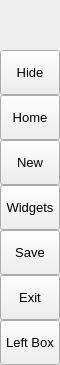
        <widget class="QFrame" name="leftMenuBg">
         <property name="minimumSize">
          <size>
           <width>60</width>
           <height>0</height>
          </size>
         </property>
         <property name="maximumSize">
          <size>
           <width>60</width>
           <height>16777215</height>
          </size>
         </property>
         <property name="frameShape">
          <enum>QFrame::NoFrame</enum>
         </property>
         <property name="frameShadow">
          <enum>QFrame::Raised</enum>
         </property>
         <layout class="QVBoxLayout" name="verticalLayout_3">
          <property name="spacing">
           <number>0</number>
          </property>
          <property name="leftMargin">
           <number>0</number>
          </property>
          <property name="topMargin">
           <number>0</number>
          </property>
          <property name="rightMargin">
           <number>0</number>
          </property>
          <property name="bottomMargin">
           <number>0</number>
          </property>
          <item>
           <widget class="QFrame" name="topLogoInfo">
            <property name="minimumSize">
             <size>
              <width>0</width>
              <height>50</height>
             </size>
            </property>
            <property name="maximumSize">
             <size>
              <width>16777215</width>
              <height>50</height>
             </size>
            </property>
            <property name="frameShape">
             <enum>QFrame::NoFrame</enum>
            </property>
            <property name="frameShadow">
             <enum>QFrame::Raised</enum>
            </property>
            <widget class="QFrame" name="topLogo">
             <property name="geometry">
              <rect>
               <x>10</x>
               <y>5</y>
               <width>42</width>
               <height>42</height>
              </rect>
             </property>
             <property name="minimumSize">
              <size>
               <width>42</width>
               <height>42</height>
              </size>
             </property>
             <property name="maximumSize">
              <size>
               <width>42</width>
               <height>42</height>
              </size>
             </property>
             <property name="frameShape">
              <enum>QFrame::NoFrame</enum>
             </property>
             <property name="frameShadow">
              <enum>QFrame::Raised</enum>
             </property>
            </widget>
            <widget class="QLabel" name="titleLeftApp">
             <property name="geometry">
              <rect>
               <x>70</x>
               <y>8</y>
               <width>160</width>
               <height>20</height>
              </rect>
             </property>
             <property name="font">
              <font>
               <family>Segoe UI Semibold</family>
               <pointsize>12</pointsize>
               <italic>false</italic>
               <bold>false</bold>
              </font>
             </property>
             <property name="text">
              <string>PyDracula</string>
             </property>
             <property name="alignment">
              <set>Qt::AlignLeading|Qt::AlignLeft|Qt::AlignTop</set>
             </property>
            </widget>
            <widget class="QLabel" name="titleLeftDescription">
             <property name="geometry">
              <rect>
               <x>70</x>
               <y>27</y>
               <width>160</width>
               <height>16</height>
              </rect>
             </property>
             <property name="maximumSize">
              <size>
               <width>16777215</width>
               <height>16</height>
              </size>
             </property>
             <property name="font">
              <font>
               <family>Segoe UI</family>
               <pointsize>8</pointsize>
               <italic>false</italic>
               <bold>false</bold>
              </font>
             </property>
             <property name="text">
              <string>Modern GUI / Flat Style</string>
             </property>
             <property name="alignment">
              <set>Qt::AlignLeading|Qt::AlignLeft|Qt::AlignTop</set>
             </property>
            </widget>
           </widget>
          </item>
          <item>
           <widget class="QFrame" name="leftMenuFrame">
            <property name="frameShape">
             <enum>QFrame::NoFrame</enum>
            </property>
            <property name="frameShadow">
             <enum>QFrame::Raised</enum>
            </property>
            <layout class="QVBoxLayout" name="verticalMenuLayout">
             <property name="spacing">
              <number>0</number>
             </property>
             <property name="leftMargin">
              <number>0</number>
             </property>
             <property name="topMargin">
              <number>0</number>
             </property>
             <property name="rightMargin">
              <number>0</number>
             </property>
             <property name="bottomMargin">
              <number>0</number>
             </property>
             <item>
              <widget class="QFrame" name="toggleBox">
               <property name="maximumSize">
                <size>
                 <width>16777215</width>
                 <height>45</height>
                </size>
               </property>
               <property name="frameShape">
                <enum>QFrame::NoFrame</enum>
               </property>
               <property name="frameShadow">
                <enum>QFrame::Raised</enum>
               </property>
               <layout class="QVBoxLayout" name="verticalLayout_4">
                <property name="spacing">
                 <number>0</number>
                </property>
                <property name="leftMargin">
                 <number>0</number>
                </property>
                <property name="topMargin">
                 <number>0</number>
                </property>
                <property name="rightMargin">
                 <number>0</number>
                </property>
                <property name="bottomMargin">
                 <number>0</number>
                </property>
                <item>
                 <widget class="QPushButton" name="toggleButton">
                  <property name="sizePolicy">
                   <sizepolicy hsizetype="Expanding" vsizetype="Fixed">
                    <horstretch>0</horstretch>
                    <verstretch>0</verstretch>
                   </sizepolicy>
                  </property>
                  <property name="minimumSize">
                   <size>
                    <width>0</width>
                    <height>45</height>
                   </size>
                  </property>
                  <property name="font">
                   <font>
                    <family>Segoe UI</family>
                    <pointsize>10</pointsize>
                    <italic>false</italic>
                    <bold>false</bold>
                   </font>
                  </property>
                  <property name="cursor">
                   <cursorShape>PointingHandCursor</cursorShape>
                  </property>
                  <property name="layoutDirection">
                   <enum>Qt::LeftToRight</enum>
                  </property>
                  <property name="styleSheet">
                   <string notr="true">background-image: url(:/icons/images/icons/icon_menu.png);</string>
                  </property>
                  <property name="text">
                   <string>Hide</string>
                  </property>
                 </widget>
                </item>
               </layout>
              </widget>
             </item>
             <item alignment="Qt::AlignTop">
              <widget class="QFrame" name="topMenu">
               <property name="frameShape">
                <enum>QFrame::NoFrame</enum>
               </property>
               <property name="frameShadow">
                <enum>QFrame::Raised</enum>
               </property>
               <layout class="QVBoxLayout" name="verticalLayout_8">
                <property name="spacing">
                 <number>0</number>
                </property>
                <property name="leftMargin">
                 <number>0</number>
                </property>
                <property name="topMargin">
                 <number>0</number>
                </property>
                <property name="rightMargin">
                 <number>0</number>
                </property>
                <property name="bottomMargin">
                 <number>0</number>
                </property>
                <item>
                 <widget class="QPushButton" name="btn_home">
                  <property name="sizePolicy">
                   <sizepolicy hsizetype="Expanding" vsizetype="Fixed">
                    <horstretch>0</horstretch>
                    <verstretch>0</verstretch>
                   </sizepolicy>
                  </property>
                  <property name="minimumSize">
                   <size>
                    <width>0</width>
                    <height>45</height>
                   </size>
                  </property>
                  <property name="font">
                   <font>
                    <family>Segoe UI</family>
                    <pointsize>10</pointsize>
                    <italic>false</italic>
                    <bold>false</bold>
                   </font>
                  </property>
                  <property name="cursor">
                   <cursorShape>PointingHandCursor</cursorShape>
                  </property>
                  <property name="layoutDirection">
                   <enum>Qt::LeftToRight</enum>
                  </property>
                  <property name="styleSheet">
                   <string notr="true">background-image: url(:/icons/images/icons/cil-home.png);</string>
                  </property>
                  <property name="text">
                   <string>Home</string>
                  </property>
                 </widget>
                </item>
                <item>
                 <widget class="QPushButton" name="btn_new">
                  <property name="sizePolicy">
                   <sizepolicy hsizetype="Expanding" vsizetype="Fixed">
                    <horstretch>0</horstretch>
                    <verstretch>0</verstretch>
                   </sizepolicy>
                  </property>
                  <property name="minimumSize">
                   <size>
                    <width>0</width>
                    <height>45</height>
                   </size>
                  </property>
                  <property name="font">
                   <font>
                    <family>Segoe UI</family>
                    <pointsize>10</pointsize>
                    <italic>false</italic>
                    <bold>false</bold>
                   </font>
                  </property>
                  <property name="cursor">
                   <cursorShape>PointingHandCursor</cursorShape>
                  </property>
                  <property name="layoutDirection">
                   <enum>Qt::LeftToRight</enum>
                  </property>
                  <property name="styleSheet">
                   <string notr="true">background-image: url(:/icons/images/icons/cil-paper-plane.png);</string>
                  </property>
                  <property name="text">
                   <string>New</string>
                  </property>
                 </widget>
                </item>
                <item>
                 <widget class="QPushButton" name="btn_widgets">
                  <property name="sizePolicy">
                   <sizepolicy hsizetype="Expanding" vsizetype="Fixed">
                    <horstretch>0</horstretch>
                    <verstretch>0</verstretch>
                   </sizepolicy>
                  </property>
                  <property name="minimumSize">
                   <size>
                    <width>0</width>
                    <height>45</height>
                   </size>
                  </property>
                  <property name="font">
                   <font>
                    <family>Segoe UI</family>
                    <pointsize>10</pointsize>
                    <italic>false</italic>
                    <bold>false</bold>
                   </font>
                  </property>
                  <property name="cursor">
                   <cursorShape>PointingHandCursor</cursorShape>
                  </property>
                  <property name="layoutDirection">
                   <enum>Qt::LeftToRight</enum>
                  </property>
                  <property name="autoFillBackground">
                   <bool>false</bool>
                  </property>
                  <property name="styleSheet">
                   <string notr="true">background-image: url(:/icons/images/icons/cil-action-undo);</string>
                  </property>
                  <property name="text">
                   <string>Widgets</string>
                  </property>
                 </widget>
                </item>
                <item>
                 <widget class="QPushButton" name="btn_save">
                  <property name="sizePolicy">
                   <sizepolicy hsizetype="Expanding" vsizetype="Fixed">
                    <horstretch>0</horstretch>
                    <verstretch>0</verstretch>
                   </sizepolicy>
                  </property>
                  <property name="minimumSize">
                   <size>
                    <width>0</width>
                    <height>45</height>
                   </size>
                  </property>
                  <property name="font">
                   <font>
                    <family>Segoe UI</family>
                    <pointsize>10</pointsize>
                    <italic>false</italic>
                    <bold>false</bold>
                   </font>
                  </property>
                  <property name="cursor">
                   <cursorShape>PointingHandCursor</cursorShape>
                  </property>
                  <property name="layoutDirection">
                   <enum>Qt::LeftToRight</enum>
                  </property>
                  <property name="styleSheet">
                   <string notr="true">background-image: url(:/icons/images/icons/cil-save.png)</string>
                  </property>
                  <property name="text">
                   <string>Save</string>
                  </property>
                 </widget>
                </item>
                <item>
                 <widget class="QPushButton" name="btn_exit">
                  <property name="sizePolicy">
                   <sizepolicy hsizetype="Expanding" vsizetype="Fixed">
                    <horstretch>0</horstretch>
                    <verstretch>0</verstretch>
                   </sizepolicy>
                  </property>
                  <property name="minimumSize">
                   <size>
                    <width>0</width>
                    <height>45</height>
                   </size>
                  </property>
                  <property name="font">
                   <font>
                    <family>Segoe UI</family>
                    <pointsize>10</pointsize>
                    <italic>false</italic>
                    <bold>false</bold>
                   </font>
                  </property>
                  <property name="cursor">
                   <cursorShape>PointingHandCursor</cursorShape>
                  </property>
                  <property name="layoutDirection">
                   <enum>Qt::LeftToRight</enum>
                  </property>
                  <property name="styleSheet">
                   <string notr="true">background-image: url(:/icons/images/icons/cil-x.png);</string>
                  </property>
                  <property name="text">
                   <string>Exit</string>
                  </property>
                 </widget>
                </item>
               </layout>
              </widget>
             </item>
             <item alignment="Qt::AlignBottom">
              <widget class="QFrame" name="bottomMenu">
               <property name="frameShape">
                <enum>QFrame::NoFrame</enum>
               </property>
               <property name="frameShadow">
                <enum>QFrame::Raised</enum>
               </property>
               <layout class="QVBoxLayout" name="verticalLayout_9">
                <property name="spacing">
                 <number>0</number>
                </property>
                <property name="leftMargin">
                 <number>0</number>
                </property>
                <property name="topMargin">
                 <number>0</number>
                </property>
                <property name="rightMargin">
                 <number>0</number>
                </property>
                <property name="bottomMargin">
                 <number>0</number>
                </property>
                <item>
                 <widget class="QPushButton" name="toggleLeftBox">
                  <property name="sizePolicy">
                   <sizepolicy hsizetype="Expanding" vsizetype="Fixed">
                    <horstretch>0</horstretch>
                    <verstretch>0</verstretch>
                   </sizepolicy>
                  </property>
                  <property name="minimumSize">
                   <size>
                    <width>0</width>
                    <height>45</height>
                   </size>
                  </property>
                  <property name="font">
                   <font>
                    <family>Segoe UI</family>
                    <pointsize>10</pointsize>
                    <italic>false</italic>
                    <bold>false</bold>
                   </font>
                  </property>
                  <property name="cursor">
                   <cursorShape>PointingHandCursor</cursorShape>
                  </property>
                  <property name="layoutDirection">
                   <enum>Qt::LeftToRight</enum>
                  </property>
                  <property name="styleSheet">
                   <string notr="true">background-image: url(:/icons/images/icons/icon_settings.png);</string>
                  </property>
                  <property name="text">
                   <string>Left Box</string>
                  </property>
                 </widget>
                </item>
               </layout>
              </widget>
             </item>
            </layout>
           </widget>
          </item>
         </layout>
        </widget>
